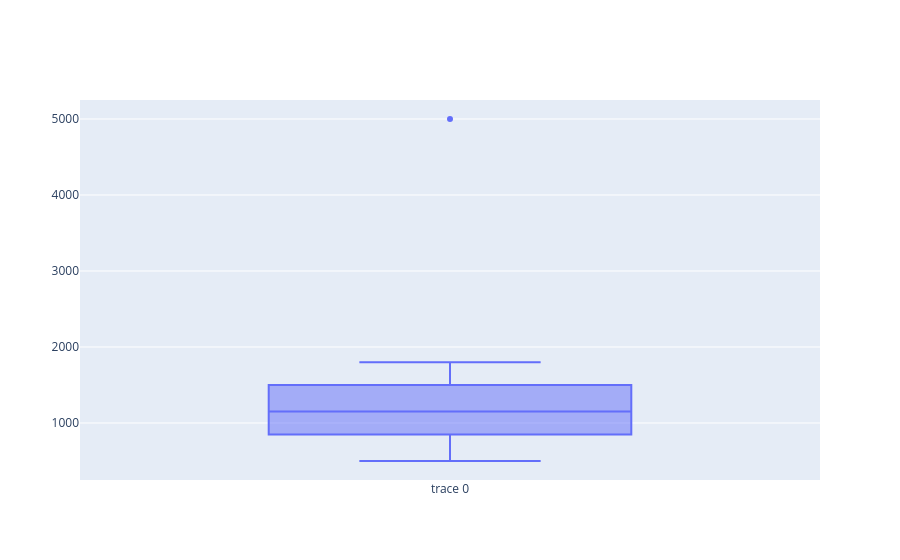

The notebook cell this image was saved under:
### Code cell
df4 = pd.DataFrame({
    "Customer_Spending": [500, 700, 850, 900, 1100, 1200, 1300, 1500, 1800, 5000]
})

fig = go.Figure()

fig.add_trace(
    go.Box(
        y=df4["Customer_Spending"]
    )
    
)

fig.show()

### Figure 1 — Plotly figure (JSON) as saved in the notebook; plotly's stock layout.template omitted (floating-point values rounded to 4 significant figures)
{"data": [{"type": "box", "y": [500, 700, 850, 900, 1100, 1200, 1300, 1500, 1800, 5000]}], "layout": {}}
